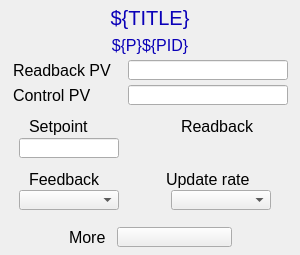
<?xml version="1.0" ?>
<ui version="4.0">
  <class>Dialog</class>
  <widget class="PyDMFrame" name="screen">
    <property name="geometry">
      <rect>
        <x>152</x>
        <y>108</y>
        <width>300</width>
        <height>255</height>
      </rect>
    </property>
    <property name="minimumSize">
      <size>
        <width>300</width>
        <height>255</height>
      </size>
    </property>
    <property name="styleSheet">
      <string notr="true">PyDMFrame#screen {
  color: rgb(0, 0, 0);
  background-color: rgb(187, 187, 187);
  }</string>
    </property>
    <property name="windowTitle">
      <string>pid_control</string>
    </property>
    <layout class="QGridLayout" name="gridLayout" columnstretch="13,6,10,40,40,8,2,4,5,38,5,10,51,29,10,5,12,12" rowstretch="5,25,5,20,5,20,5,20,11,20,2,20,11,20,1,20,17,20,8">
      <property name="leftMargin">
        <number>0</number>
      </property>
      <property name="topMargin">
        <number>0</number>
      </property>
      <property name="rightMargin">
        <number>0</number>
      </property>
      <property name="bottomMargin">
        <number>0</number>
      </property>
      <property name="horizontalSpacing">
        <number>0</number>
      </property>
      <property name="verticalSpacing">
        <number>0</number>
      </property>
      <item row="1" column="0" colspan="18">
        <widget class="QLabel" name="text">
          <property name="geometry">
            <rect>
              <x>0</x>
              <y>5</y>
              <width>300</width>
              <height>25</height>
            </rect>
          </property>
          <property name="sizePolicy">
            <sizepolicy hsizetype="Ignored" vsizetype="Ignored">
              <horstretch>0</horstretch>
              <verstretch>0</verstretch>
            </sizepolicy>
          </property>
          <property name="text">
            <string>${TITLE}</string>
          </property>
          <property name="font">
            <font>
              <pointsize>15</pointsize>
            </font>
          </property>
          <property name="brush" stdset="0">
            <brush brushstyle="SolidPattern">
              <color alpha="255">
                <red>10</red>
                <green>0</green>
                <blue>184</blue>
              </color>
            </brush>
          </property>
          <property name="toolTip">
            <string>text</string>
          </property>
          <property name="alignment">
            <set>Qt::AlignCenter</set>
          </property>
          <property name="styleSheet">
            <string notr="true">QLabel#text {
  color: rgb(10, 0, 184);
  }</string>
          </property>
        </widget>
      </item>
      <item row="3" column="0" colspan="18">
        <widget class="QLabel" name="text_1">
          <property name="geometry">
            <rect>
              <x>0</x>
              <y>35</y>
              <width>300</width>
              <height>20</height>
            </rect>
          </property>
          <property name="sizePolicy">
            <sizepolicy hsizetype="Ignored" vsizetype="Ignored">
              <horstretch>0</horstretch>
              <verstretch>0</verstretch>
            </sizepolicy>
          </property>
          <property name="text">
            <string>${P}${PID}</string>
          </property>
          <property name="font">
            <font>
              <pointsize>12</pointsize>
            </font>
          </property>
          <property name="brush" stdset="0">
            <brush brushstyle="SolidPattern">
              <color alpha="255">
                <red>10</red>
                <green>0</green>
                <blue>184</blue>
              </color>
            </brush>
          </property>
          <property name="toolTip">
            <string>text_1</string>
          </property>
          <property name="alignment">
            <set>Qt::AlignCenter</set>
          </property>
          <property name="styleSheet">
            <string notr="true">QLabel#text_1 {
  color: rgb(10, 0, 184);
  }</string>
          </property>
        </widget>
      </item>
      <item row="9" column="3" colspan="2">
        <widget class="QLabel" name="text_2">
          <property name="geometry">
            <rect>
              <x>29</x>
              <y>116</y>
              <width>80</width>
              <height>20</height>
            </rect>
          </property>
          <property name="sizePolicy">
            <sizepolicy hsizetype="Ignored" vsizetype="Ignored">
              <horstretch>0</horstretch>
              <verstretch>0</verstretch>
            </sizepolicy>
          </property>
          <property name="text">
            <string>Setpoint</string>
          </property>
          <property name="font">
            <font>
              <pointsize>12</pointsize>
            </font>
          </property>
          <property name="brush" stdset="0">
            <brush brushstyle="SolidPattern">
              <color alpha="255">
                <red>0</red>
                <green>0</green>
                <blue>0</blue>
              </color>
            </brush>
          </property>
          <property name="toolTip">
            <string>text_2</string>
          </property>
          <property name="alignment">
            <set>Qt::AlignLeading|Qt::AlignLeft|Qt::AlignVCenter</set>
          </property>
          <property name="styleSheet">
            <string notr="true">QLabel#text_2 {
  color: rgb(0, 0, 0);
  }</string>
          </property>
        </widget>
      </item>
      <item row="11" column="2" colspan="5">
        <widget class="PyDMLineEdit" name="text_entry">
          <property name="geometry">
            <rect>
              <x>19</x>
              <y>138</y>
              <width>100</width>
              <height>20</height>
            </rect>
          </property>
          <property name="sizePolicy">
            <sizepolicy hsizetype="Ignored" vsizetype="Ignored">
              <horstretch>0</horstretch>
              <verstretch>0</verstretch>
            </sizepolicy>
          </property>
          <property name="channel" stdset="0">
            <string>ca://${P}${PID}.VAL</string>
          </property>
          <property name="toolTip">
            <string>${P}${PID}.VAL</string>
          </property>
          <property name="font">
            <font>
              <pointsize>12</pointsize>
            </font>
          </property>
          <property name="styleSheet">
            <string notr="true">PyDMLineEdit#text_entry {
  color: rgb(0, 0, 0);
  background-color: rgb(115, 223, 255);
  border: 1px solid black;
  margin: 0px;
  padding: 0px;
  spacing: 0px;
  }</string>
          </property>
        </widget>
      </item>
      <item row="9" column="12" colspan="2">
        <widget class="QLabel" name="text_3">
          <property name="geometry">
            <rect>
              <x>181</x>
              <y>116</y>
              <width>80</width>
              <height>20</height>
            </rect>
          </property>
          <property name="sizePolicy">
            <sizepolicy hsizetype="Ignored" vsizetype="Ignored">
              <horstretch>0</horstretch>
              <verstretch>0</verstretch>
            </sizepolicy>
          </property>
          <property name="text">
            <string>Readback</string>
          </property>
          <property name="font">
            <font>
              <pointsize>12</pointsize>
            </font>
          </property>
          <property name="brush" stdset="0">
            <brush brushstyle="SolidPattern">
              <color alpha="255">
                <red>0</red>
                <green>0</green>
                <blue>0</blue>
              </color>
            </brush>
          </property>
          <property name="toolTip">
            <string>text_3</string>
          </property>
          <property name="alignment">
            <set>Qt::AlignLeading|Qt::AlignLeft|Qt::AlignVCenter</set>
          </property>
          <property name="styleSheet">
            <string notr="true">QLabel#text_3 {
  color: rgb(0, 0, 0);
  }</string>
          </property>
        </widget>
      </item>
      <item row="11" column="11" colspan="4">
        <widget class="PyDMLabel" name="text_update">
          <property name="geometry">
            <rect>
              <x>171</x>
              <y>138</y>
              <width>100</width>
              <height>20</height>
            </rect>
          </property>
          <property name="sizePolicy">
            <sizepolicy hsizetype="Ignored" vsizetype="Ignored">
              <horstretch>0</horstretch>
              <verstretch>0</verstretch>
            </sizepolicy>
          </property>
          <property name="toolTip">
            <string>PV: ${P}${PID}.CVAL</string>
          </property>
          <property name="channel" stdset="0">
            <string>ca://${P}${PID}.CVAL</string>
          </property>
          <property name="font">
            <font>
              <pointsize>12</pointsize>
            </font>
          </property>
          <property name="alignment">
            <set>Qt::AlignRight|Qt::AlignTrailing|Qt::AlignVCenter</set>
          </property>
          <property name="textInteractionFlags">
            <set>Qt::TextSelectableByKeyboard|Qt::TextSelectableByMouse</set>
          </property>
          <property name="styleSheet">
            <string notr="true">PyDMLabel#text_update {
  color: rgb(0, 0, 0);
  background-color: rgb(115, 255, 107);
  }</string>
          </property>
        </widget>
      </item>
      <item row="13" column="10" colspan="6">
        <widget class="QLabel" name="text_4">
          <property name="geometry">
            <rect>
              <x>166</x>
              <y>169</y>
              <width>110</width>
              <height>20</height>
            </rect>
          </property>
          <property name="sizePolicy">
            <sizepolicy hsizetype="Ignored" vsizetype="Ignored">
              <horstretch>0</horstretch>
              <verstretch>0</verstretch>
            </sizepolicy>
          </property>
          <property name="text">
            <string>Update rate</string>
          </property>
          <property name="font">
            <font>
              <pointsize>12</pointsize>
            </font>
          </property>
          <property name="brush" stdset="0">
            <brush brushstyle="SolidPattern">
              <color alpha="255">
                <red>0</red>
                <green>0</green>
                <blue>0</blue>
              </color>
            </brush>
          </property>
          <property name="toolTip">
            <string>text_4</string>
          </property>
          <property name="alignment">
            <set>Qt::AlignLeading|Qt::AlignLeft|Qt::AlignVCenter</set>
          </property>
          <property name="styleSheet">
            <string notr="true">QLabel#text_4 {
  color: rgb(0, 0, 0);
  }</string>
          </property>
        </widget>
      </item>
      <item row="15" column="11" colspan="4">
        <widget class="PyDMEnumComboBox" name="menu">
          <property name="geometry">
            <rect>
              <x>171</x>
              <y>190</y>
              <width>100</width>
              <height>20</height>
            </rect>
          </property>
          <property name="sizePolicy">
            <sizepolicy hsizetype="Ignored" vsizetype="Ignored">
              <horstretch>0</horstretch>
              <verstretch>0</verstretch>
            </sizepolicy>
          </property>
          <property name="toolTip">
            <string>${P}${PID}.SCAN</string>
          </property>
          <property name="channel" stdset="0">
            <string>ca://${P}${PID}.SCAN</string>
          </property>
          <property name="font">
            <font>
              <pointsize>12</pointsize>
            </font>
          </property>
          <property name="styleSheet">
            <string notr="true">PyDMEnumComboBox#menu {
  color: rgb(0, 0, 0);
  background-color: rgb(115, 223, 255);
  }</string>
          </property>
        </widget>
      </item>
      <item row="13" column="3" colspan="2">
        <widget class="QLabel" name="text_5">
          <property name="geometry">
            <rect>
              <x>29</x>
              <y>169</y>
              <width>80</width>
              <height>20</height>
            </rect>
          </property>
          <property name="sizePolicy">
            <sizepolicy hsizetype="Ignored" vsizetype="Ignored">
              <horstretch>0</horstretch>
              <verstretch>0</verstretch>
            </sizepolicy>
          </property>
          <property name="text">
            <string>Feedback</string>
          </property>
          <property name="font">
            <font>
              <pointsize>12</pointsize>
            </font>
          </property>
          <property name="brush" stdset="0">
            <brush brushstyle="SolidPattern">
              <color alpha="255">
                <red>0</red>
                <green>0</green>
                <blue>0</blue>
              </color>
            </brush>
          </property>
          <property name="toolTip">
            <string>text_5</string>
          </property>
          <property name="alignment">
            <set>Qt::AlignLeading|Qt::AlignLeft|Qt::AlignVCenter</set>
          </property>
          <property name="styleSheet">
            <string notr="true">QLabel#text_5 {
  color: rgb(0, 0, 0);
  }</string>
          </property>
        </widget>
      </item>
      <item row="15" column="2" colspan="5">
        <widget class="PyDMEnumComboBox" name="menu_1">
          <property name="geometry">
            <rect>
              <x>19</x>
              <y>190</y>
              <width>100</width>
              <height>20</height>
            </rect>
          </property>
          <property name="sizePolicy">
            <sizepolicy hsizetype="Ignored" vsizetype="Ignored">
              <horstretch>0</horstretch>
              <verstretch>0</verstretch>
            </sizepolicy>
          </property>
          <property name="toolTip">
            <string>${P}${PID}.FBON</string>
          </property>
          <property name="channel" stdset="0">
            <string>ca://${P}${PID}.FBON</string>
          </property>
          <property name="font">
            <font>
              <pointsize>12</pointsize>
            </font>
          </property>
          <property name="styleSheet">
            <string notr="true">PyDMEnumComboBox#menu_1 {
  color: rgb(0, 0, 0);
  background-color: rgb(115, 223, 255);
  }</string>
          </property>
        </widget>
      </item>
      <item row="5" column="1" colspan="7">
        <widget class="QLabel" name="text_6">
          <property name="geometry">
            <rect>
              <x>13</x>
              <y>60</y>
              <width>110</width>
              <height>20</height>
            </rect>
          </property>
          <property name="sizePolicy">
            <sizepolicy hsizetype="Ignored" vsizetype="Ignored">
              <horstretch>0</horstretch>
              <verstretch>0</verstretch>
            </sizepolicy>
          </property>
          <property name="text">
            <string>Readback PV</string>
          </property>
          <property name="font">
            <font>
              <pointsize>12</pointsize>
            </font>
          </property>
          <property name="brush" stdset="0">
            <brush brushstyle="SolidPattern">
              <color alpha="255">
                <red>0</red>
                <green>0</green>
                <blue>0</blue>
              </color>
            </brush>
          </property>
          <property name="toolTip">
            <string>text_6</string>
          </property>
          <property name="alignment">
            <set>Qt::AlignLeading|Qt::AlignLeft|Qt::AlignVCenter</set>
          </property>
          <property name="styleSheet">
            <string notr="true">QLabel#text_6 {
  color: rgb(0, 0, 0);
  }</string>
          </property>
        </widget>
      </item>
      <item row="7" column="1" colspan="7">
        <widget class="QLabel" name="text_7">
          <property name="geometry">
            <rect>
              <x>13</x>
              <y>85</y>
              <width>110</width>
              <height>20</height>
            </rect>
          </property>
          <property name="sizePolicy">
            <sizepolicy hsizetype="Ignored" vsizetype="Ignored">
              <horstretch>0</horstretch>
              <verstretch>0</verstretch>
            </sizepolicy>
          </property>
          <property name="text">
            <string>Control PV</string>
          </property>
          <property name="font">
            <font>
              <pointsize>12</pointsize>
            </font>
          </property>
          <property name="brush" stdset="0">
            <brush brushstyle="SolidPattern">
              <color alpha="255">
                <red>0</red>
                <green>0</green>
                <blue>0</blue>
              </color>
            </brush>
          </property>
          <property name="toolTip">
            <string>text_7</string>
          </property>
          <property name="alignment">
            <set>Qt::AlignLeading|Qt::AlignLeft|Qt::AlignVCenter</set>
          </property>
          <property name="styleSheet">
            <string notr="true">QLabel#text_7 {
  color: rgb(0, 0, 0);
  }</string>
          </property>
        </widget>
      </item>
      <item row="5" column="9" colspan="8">
        <widget class="PyDMLineEdit" name="text_entry_1">
          <property name="geometry">
            <rect>
              <x>128</x>
              <y>60</y>
              <width>160</width>
              <height>20</height>
            </rect>
          </property>
          <property name="sizePolicy">
            <sizepolicy hsizetype="Ignored" vsizetype="Ignored">
              <horstretch>0</horstretch>
              <verstretch>0</verstretch>
            </sizepolicy>
          </property>
          <property name="channel" stdset="0">
            <string>ca://${P}${PID}.INP</string>
          </property>
          <property name="toolTip">
            <string>${P}${PID}.INP</string>
          </property>
          <property name="displayFormat" stdset="0">
            <enum>PyDMLineEdit::String</enum>
          </property>
          <property name="font">
            <font>
              <pointsize>12</pointsize>
            </font>
          </property>
          <property name="styleSheet">
            <string notr="true">PyDMLineEdit#text_entry_1 {
  color: rgb(0, 0, 0);
  background-color: rgb(115, 223, 255);
  border: 1px solid black;
  margin: 0px;
  padding: 0px;
  spacing: 0px;
  }</string>
          </property>
        </widget>
      </item>
      <item row="7" column="9" colspan="8">
        <widget class="PyDMLineEdit" name="text_entry_2">
          <property name="geometry">
            <rect>
              <x>128</x>
              <y>85</y>
              <width>160</width>
              <height>20</height>
            </rect>
          </property>
          <property name="sizePolicy">
            <sizepolicy hsizetype="Ignored" vsizetype="Ignored">
              <horstretch>0</horstretch>
              <verstretch>0</verstretch>
            </sizepolicy>
          </property>
          <property name="channel" stdset="0">
            <string>ca://${P}${PID}.OUTL</string>
          </property>
          <property name="toolTip">
            <string>${P}${PID}.OUTL</string>
          </property>
          <property name="displayFormat" stdset="0">
            <enum>PyDMLineEdit::String</enum>
          </property>
          <property name="font">
            <font>
              <pointsize>12</pointsize>
            </font>
          </property>
          <property name="styleSheet">
            <string notr="true">PyDMLineEdit#text_entry_2 {
  color: rgb(0, 0, 0);
  background-color: rgb(115, 223, 255);
  border: 1px solid black;
  margin: 0px;
  padding: 0px;
  spacing: 0px;
  }</string>
          </property>
        </widget>
      </item>
      <item row="17" column="6" colspan="7">
        <widget class="PyDMRelatedDisplayButton" name="related_display">
          <property name="geometry">
            <rect>
              <x>117</x>
              <y>227</y>
              <width>115</width>
              <height>20</height>
            </rect>
          </property>
          <property name="sizePolicy">
            <sizepolicy hsizetype="Ignored" vsizetype="Ignored">
              <horstretch>0</horstretch>
              <verstretch>0</verstretch>
            </sizepolicy>
          </property>
          <property name="showIcon" stdset="0">
            <bool>true</bool>
          </property>
          <property name="font">
            <font>
              <pointsize>12</pointsize>
            </font>
          </property>
          <property name="styleSheet">
            <string notr="true">PyDMRelatedDisplayButton#related_display {
  color: rgb(0, 0, 0);
  background-color: rgb(187, 187, 187);
  }</string>
          </property>
          <property name="titles" stdset="0">
            <stringlist>
              <string>Plot setpoint and readback</string>
              <string>Plot control value</string>
              <string>PID parameters</string>
              <string>PID limits</string>
              <string>PID input calc</string>
            </stringlist>
          </property>
          <property name="filenames" stdset="0">
            <stringlist>
              <string>pid_plot_readback.ui</string>
              <string>pid_plot_control.ui</string>
              <string>pid_parameters.ui</string>
              <string>yyTransform_full.ui</string>
              <string>yyTransform_full.ui</string>
            </stringlist>
          </property>
          <property name="macros" stdset="0">
            <stringlist>
              <string>P=${P}, PID=${PID}</string>
              <string>P=${P}, PID=${PID}</string>
              <string>P=${P}, PID=${PID}, TITLE=${TITLE}</string>
              <string>P=${P}, T=${PID}_limits</string>
              <string>P=${P}, T=${PID}_incalc</string>
            </stringlist>
          </property>
          <property name="openInNewWindow" stdset="0">
            <bool>true</bool>
          </property>
        </widget>
      </item>
      <item row="17" column="4">
        <widget class="QLabel" name="text_8">
          <property name="geometry">
            <rect>
              <x>69</x>
              <y>227</y>
              <width>40</width>
              <height>20</height>
            </rect>
          </property>
          <property name="sizePolicy">
            <sizepolicy hsizetype="Ignored" vsizetype="Ignored">
              <horstretch>0</horstretch>
              <verstretch>0</verstretch>
            </sizepolicy>
          </property>
          <property name="text">
            <string>More</string>
          </property>
          <property name="font">
            <font>
              <pointsize>12</pointsize>
            </font>
          </property>
          <property name="brush" stdset="0">
            <brush brushstyle="SolidPattern">
              <color alpha="255">
                <red>0</red>
                <green>0</green>
                <blue>0</blue>
              </color>
            </brush>
          </property>
          <property name="toolTip">
            <string>text_8</string>
          </property>
          <property name="alignment">
            <set>Qt::AlignLeading|Qt::AlignLeft|Qt::AlignVCenter</set>
          </property>
          <property name="styleSheet">
            <string notr="true">QLabel#text_8 {
  color: rgb(0, 0, 0);
  }</string>
          </property>
        </widget>
      </item>
    </layout>
    <zorder>text</zorder>
    <zorder>text_1</zorder>
    <zorder>text_2</zorder>
    <zorder>text_entry</zorder>
    <zorder>text_3</zorder>
    <zorder>text_update</zorder>
    <zorder>text_4</zorder>
    <zorder>menu</zorder>
    <zorder>text_5</zorder>
    <zorder>menu_1</zorder>
    <zorder>text_6</zorder>
    <zorder>text_7</zorder>
    <zorder>text_entry_1</zorder>
    <zorder>text_entry_2</zorder>
    <zorder>related_display</zorder>
    <zorder>text_8</zorder>
  </widget>
  <customwidgets>
    <customwidget>
      <class>PyDMLabel</class>
      <extends>QLabel</extends>
      <header>pydm.widgets.label</header>
    </customwidget>
    <customwidget>
      <class>PyDMLineEdit</class>
      <extends>QLineEdit</extends>
      <header>pydm.widgets.line_edit</header>
    </customwidget>
    <customwidget>
      <class>PyDMEnumComboBox</class>
      <extends>QComboBox</extends>
      <header>pydm.widgets.enum_combo_box</header>
    </customwidget>
    <customwidget>
      <class>PyDMRelatedDisplayButton</class>
      <extends>QPushButton</extends>
      <header>pydm.widgets.related_display_button</header>
    </customwidget>
    <customwidget>
      <class>PyDMFrame</class>
      <extends>QFrame</extends>
      <header>pydm.widgets.frame</header>
    </customwidget>
  </customwidgets>
</ui>
